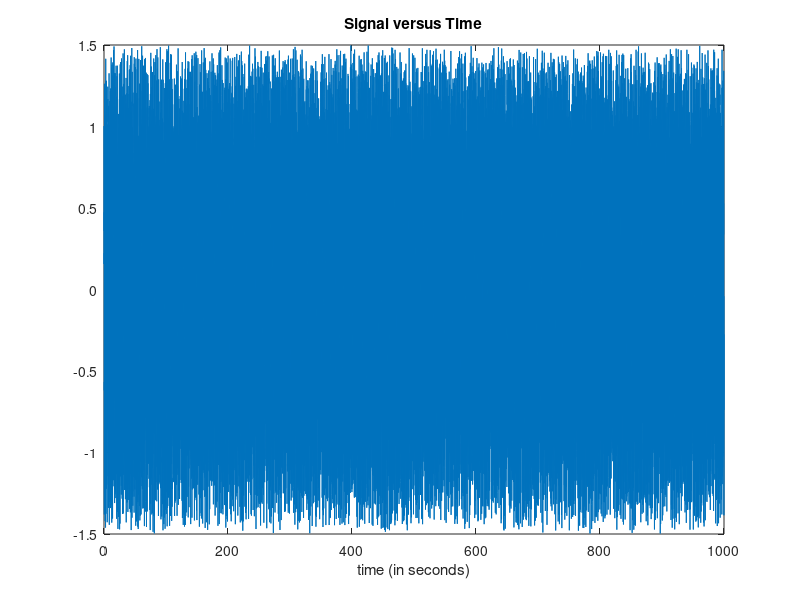

MATLAB code to generate this figure:
   %% Time specifications:
   Fs = 25;                   % samples per second
   dt = 1/Fs;                   % seconds per sample
   StopTime = 1000;             % seconds
   t = (0:dt:StopTime-dt)';     % seconds
   sigma=1              %noise
 
   %% Sine wave:
   Fc = 90/60;                     % hertz
   %x = sin(2*pi*Fc*t);
   random_d= rand(size(t))-0.5;
   x = sin(2*pi*Fc*t);% +  sigma*random_d(t)  %add noise
   for iterator = 1:size(x)
       x(iterator)=x(iterator)+sigma*random_d(iterator);
   end
   % Plot the signal versus time:
   figure;
   plot(t,x);
   xlabel('time (in seconds)');
   title('Signal versus Time');
  % Stack=[(1:iterator)' t];
